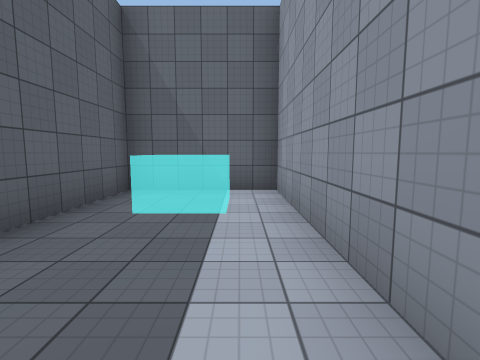
view 1 (above)

16 first-person views from a walk through a 3-D level made in the Unity game engine. The camera is 1.5 m above the floor, tilts 6° down and sees 85° across. The floor is counted in squares, 2 m on a side. Each view is taken from the middle of a square. On the plan, view 1 faces up. The plan holds only what a view shows up to about 9 squares ahead; the rest is blank. The place goes on beyond the plan. Some animated figures are left out. Surface patterns are stand-ins for the level's own textures.

view 2
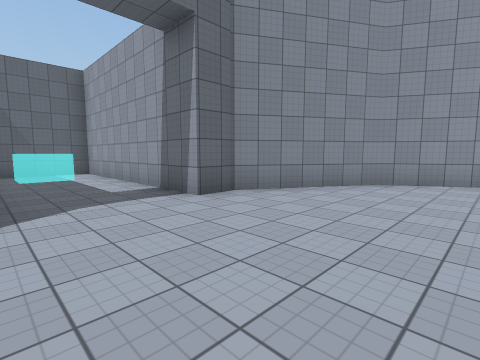

view 3
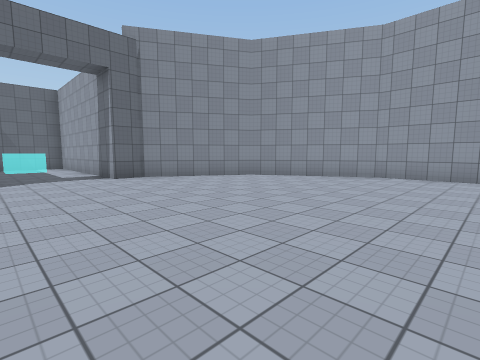

view 4
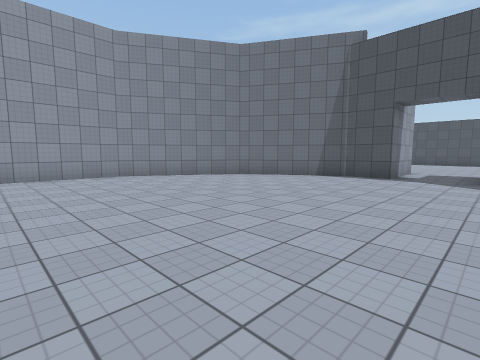

view 5
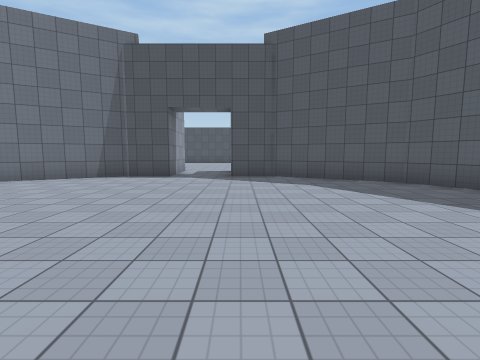

view 6
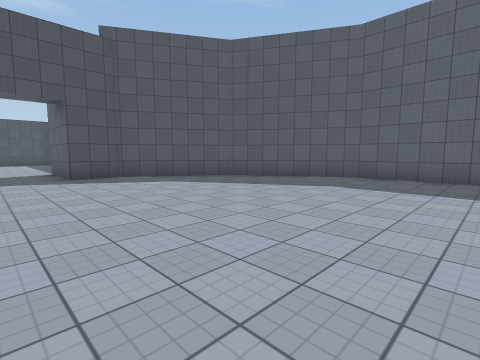

view 7
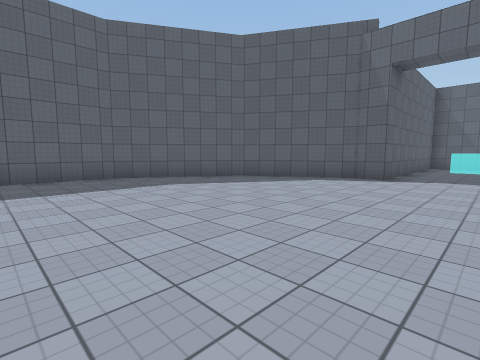

view 8
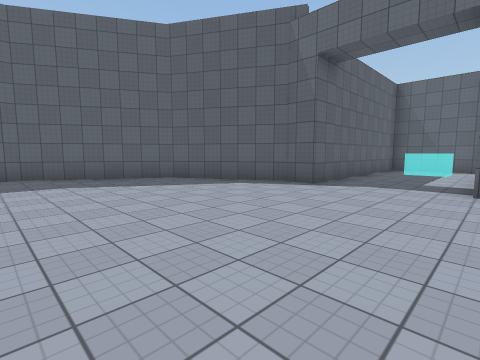

view 9
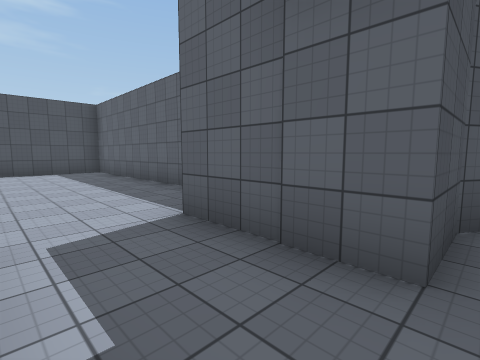

view 10
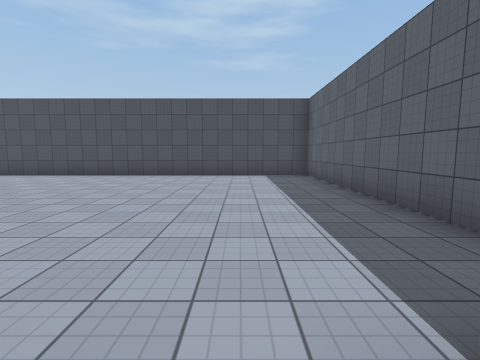

view 11
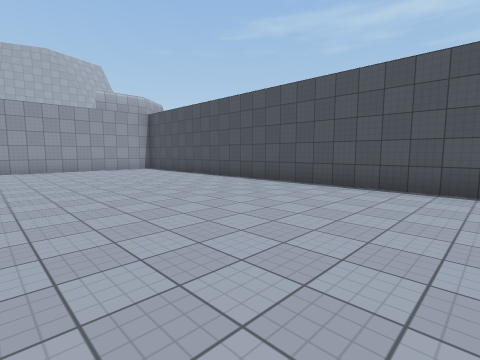

view 12
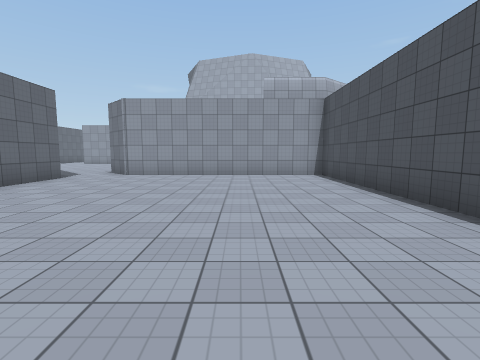

view 13
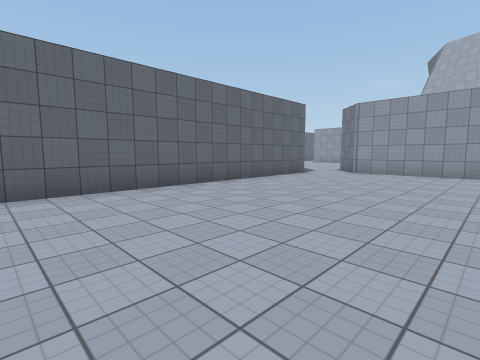

view 14
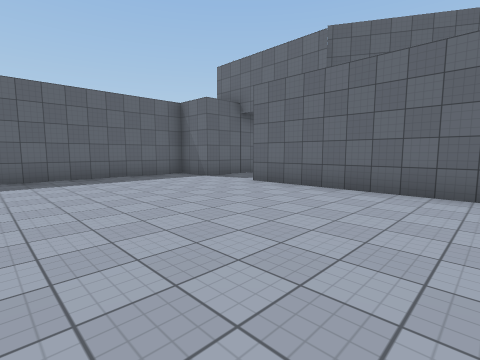

view 15
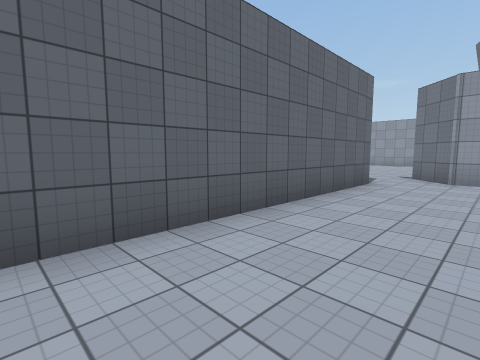

view 16
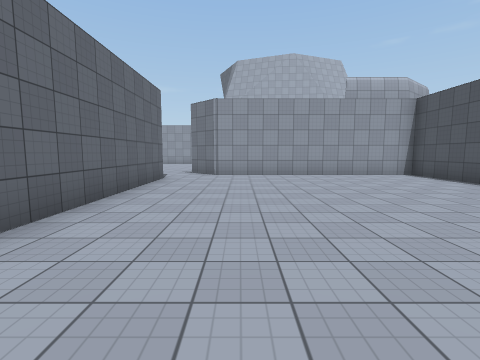

### Floor plan
Points are (right, up) in squares from view 1. A wall is a line through its corners. A room is listed if a view was taken in it or the views show most of it. See-through windows are left out.
Room 1 (views 1, 2, 3, 4, 5, 6, 7, 8, 9)
walls: (0.2, -15.2) (1.5, -15.2) (4.2, -13.7); (4.8, -13) (6.5, -10.2) (6.5, -6.3) (4.6, -3) (1.6, -1.3) (0.7, -1.3) (0.7, 5.2) (-2.2, 5.2) (-2.2, -1.3) (-3.1, -1.3) (-6, -2.9) (-8, -6.3) (-8, -10.2) (-6.1, -13.5) (-3.1, -15.2) (-1.7, -15.2)
ways out: opening at (-0.5, -16.5) to room 2
Room 2 (views 10, 11, 12, 13, 14, 15, 16)
walls: (-3.3, -18.4) (-3.3, -25.8) (14.8, -25.8) (14.8, -19.2) (15.7, -18.2); (-1.7, -15.2) (-1.7, -17.8) (-2.6, -17.8); (13.8, -17.8) (0.2, -17.8) (0.2, -15.2)
ways out: opening at (-0.5, -16.5) to room 1; opening at (15, -17)

Positions as (right, up) in squares from view 1, and headings:
1: (0, 0), facing up
2: (-2, -5), facing up-right
3: (-2, -9), facing up-right
4: (-2, -7), facing down-right
5: (-2, -7), facing down
6: (0, -7), facing down-left
7: (0, -9), facing up-left
8: (1, -7), facing up-left
9: (0, -15), facing down-left
10: (-1, -17), facing down
11: (3, -20), facing down-right
12: (6, -23), facing right
13: (5, -23), facing up-right
14: (5, -23), facing up-left
15: (7, -20), facing up-right
16: (6, -20), facing right
